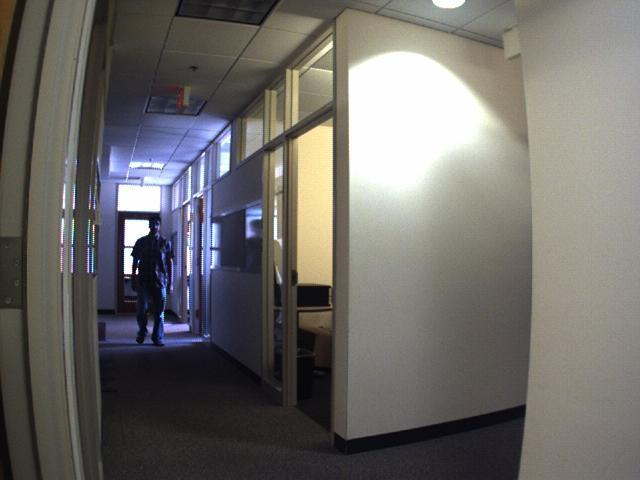
%> input picture images/cim0.png, 640 x 480 px
$ octave M_5_1_3_recons_stereo_dense.m   (GNU Octave 9; MATLAB toolbox functions it lacks are replaced by stand-ins)
%> lines starting %> are read from the running program, lines starting %| are printed output that depends on the picture
% Author: Sisi(Scarlett) Liu <scarlett.liu@csu.edu.cn>
% Uni: Central South University, Changsha, China
% Online course: Robotic Vision and Applications
% Created: 09-Sep-2020   Modified: 09-Sep-2020   Revision: 1.0
% Copyright © 2020 SR2V Ltd. All rights reserved

% Lecture 5-1-3 3D Reconstruction from Stereo Camera
close all; clear all; clc;

%% Read a Pair of Images
I1 = imread('images/cim0.png');
%> I1 is the input picture: size 480x640x3 uint8; mean R, G, B 109.7, 107.2, 104.3
I2 = imread('images/cim1.png');
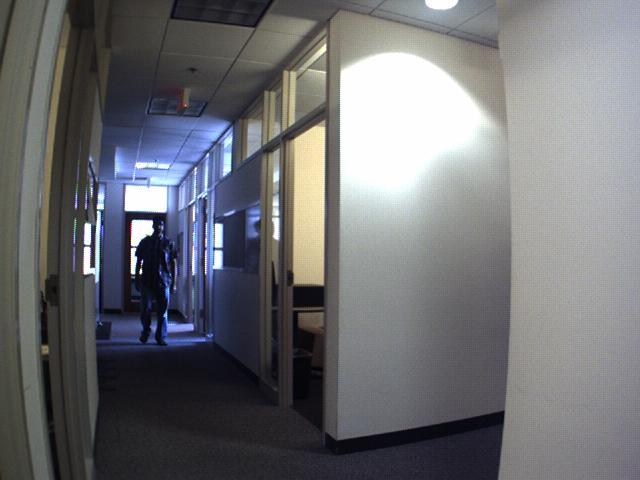
%> input picture images/cim1.png, 640 x 480 px
%> I2 is the input picture: size 480x640x3 uint8; mean R, G, B 110.8, 111.6, 115
figure;
imshowpair(I1, I2, 'montage'); title('Original Images');
%> after `imshowpair(I1, I2, 'montage')`:
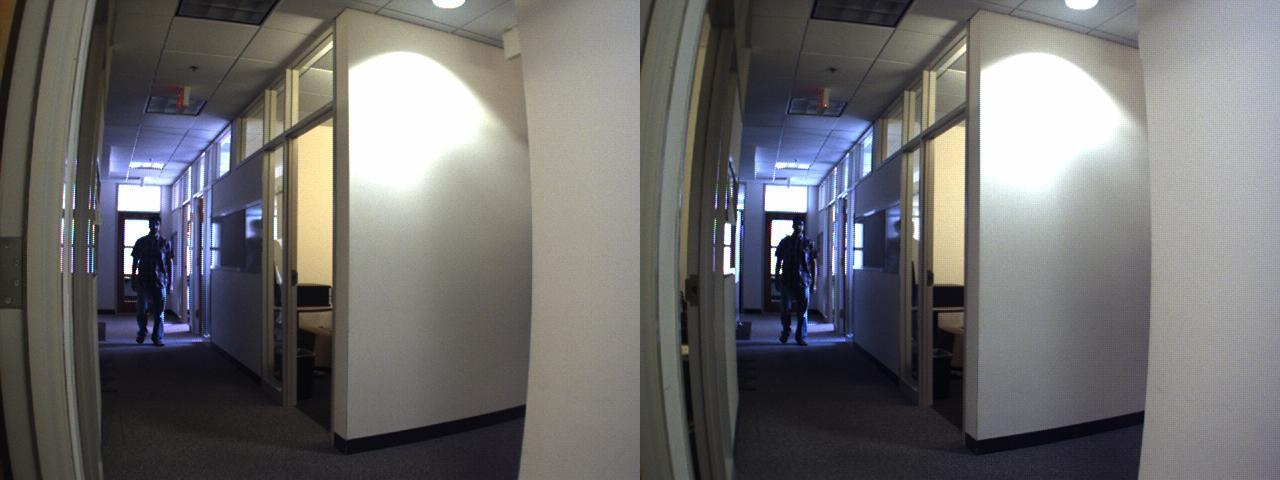
%> displayed picture: size 480x1280x3, on the screen's scale of 0 to 255; mean R, G, B 110.3, 109.4, 109.6
imshowpair(I1, I2); title('Original Images');
%> after `imshowpair(I1, I2)`:
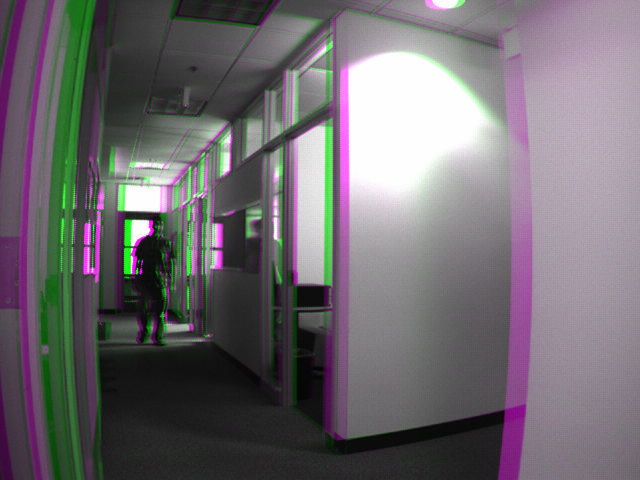
%> displayed picture: size 480x640x3, on the screen's scale of 0 to 255; mean R, G, B 111.7, 107, 111.7

%% Load Stereo Camera Parameters
% Load the stereoParameters object.
%> (the run ends here)
